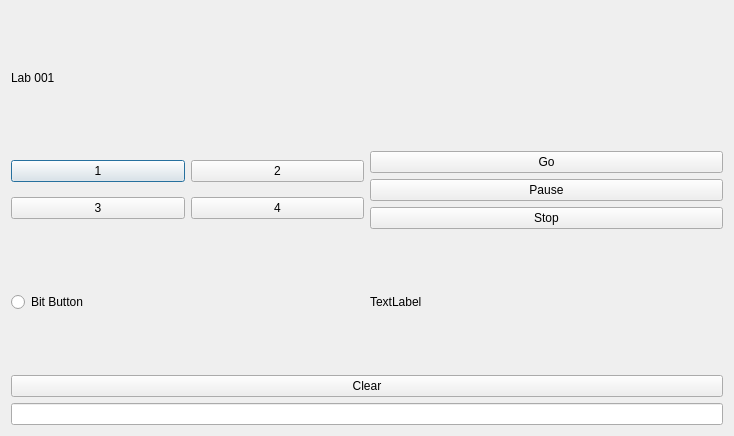
<?xml version="1.0" encoding="UTF-8"?>
<ui version="4.0">
 <class>Dialog</class>
 <widget class="QDialog" name="Dialog">
  <property name="geometry">
   <rect>
    <x>0</x>
    <y>0</y>
    <width>734</width>
    <height>436</height>
   </rect>
  </property>
  <property name="windowTitle">
   <string>Dialog</string>
  </property>
  <layout class="QVBoxLayout" name="verticalLayout_3">
   <item>
    <widget class="QLabel" name="title">
     <property name="text">
      <string>Lab 001</string>
     </property>
    </widget>
   </item>
   <item>
    <layout class="QHBoxLayout" name="horizontalLayout_4">
     <item>
      <layout class="QVBoxLayout" name="verticalLayout">
       <item>
        <layout class="QHBoxLayout" name="horizontalLayout">
         <item>
          <widget class="QPushButton" name="pushButton">
           <property name="text">
            <string>1</string>
           </property>
          </widget>
         </item>
         <item>
          <widget class="QPushButton" name="pushButton_2">
           <property name="text">
            <string>2</string>
           </property>
          </widget>
         </item>
        </layout>
       </item>
       <item>
        <layout class="QHBoxLayout" name="horizontalLayout_2">
         <item>
          <widget class="QPushButton" name="pushButton_3">
           <property name="text">
            <string>3</string>
           </property>
          </widget>
         </item>
         <item>
          <widget class="QPushButton" name="pushButton_4">
           <property name="text">
            <string>4</string>
           </property>
          </widget>
         </item>
        </layout>
       </item>
      </layout>
     </item>
     <item>
      <layout class="QVBoxLayout" name="verticalLayout_2">
       <item>
        <widget class="QPushButton" name="goButton">
         <property name="text">
          <string>Go</string>
         </property>
        </widget>
       </item>
       <item>
        <widget class="QPushButton" name="pauseButton">
         <property name="text">
          <string>Pause</string>
         </property>
        </widget>
       </item>
       <item>
        <widget class="QPushButton" name="stopButton">
         <property name="text">
          <string>Stop</string>
         </property>
        </widget>
       </item>
      </layout>
     </item>
    </layout>
   </item>
   <item>
    <layout class="QHBoxLayout" name="horizontalLayout_3">
     <item>
      <widget class="QRadioButton" name="radioButton">
       <property name="text">
        <string>Bit Button</string>
       </property>
      </widget>
     </item>
     <item>
      <widget class="QLabel" name="label">
       <property name="text">
        <string>TextLabel</string>
       </property>
      </widget>
     </item>
    </layout>
   </item>
   <item>
    <widget class="QPushButton" name="clearButton">
     <property name="text">
      <string>Clear</string>
     </property>
    </widget>
   </item>
   <item>
    <widget class="QLineEdit" name="lineEdit"/>
   </item>
  </layout>
 </widget>
 <layoutdefault spacing="6" margin="11"/>
 <resources/>
 <connections/>
</ui>
